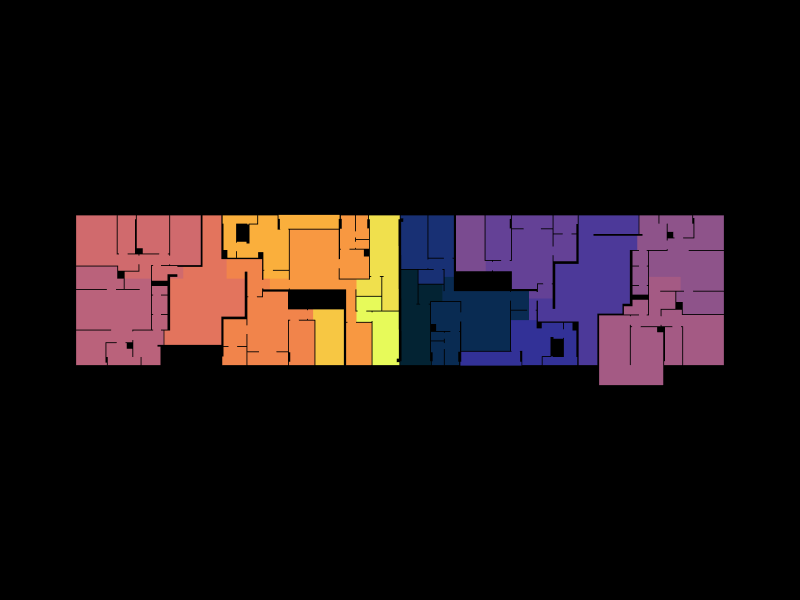

The code cell stored with this chart in its notebook:
### Markdown cell above
### Community Detection
Community detection groups densely-connected cells into clusters. Cells in the same community are coloured alike, revealing the natural spatial zones of the floor plate.

### Code cell
# Detect communities on the analysis graph and colour each cell by its community.
community_list = Graph.CommunityPartition(analysis_graph, colorScale="thermal")
g_verts = Graph.Vertices(analysis_graph)
n_comm = len(set(Dictionary.ValueAtKey(Topology.Dictionary(v), "community") for v in g_verts))
print("Number of communities:", n_comm)

reset_dictionaries(shell)
faces = Topology.Faces(shell)
_ = transfer_dicts_by_key(faces, g_verts, "face_id")

Topology.Show(faces,
              faceColorKey="cp_color",
              faceOpacity=1,
              showEdges=False,
              showVertices=False,
              camera=[0,0,6],
              backgroundColor="black",
              width=800,
              height=600,
              renderer=renderer)
